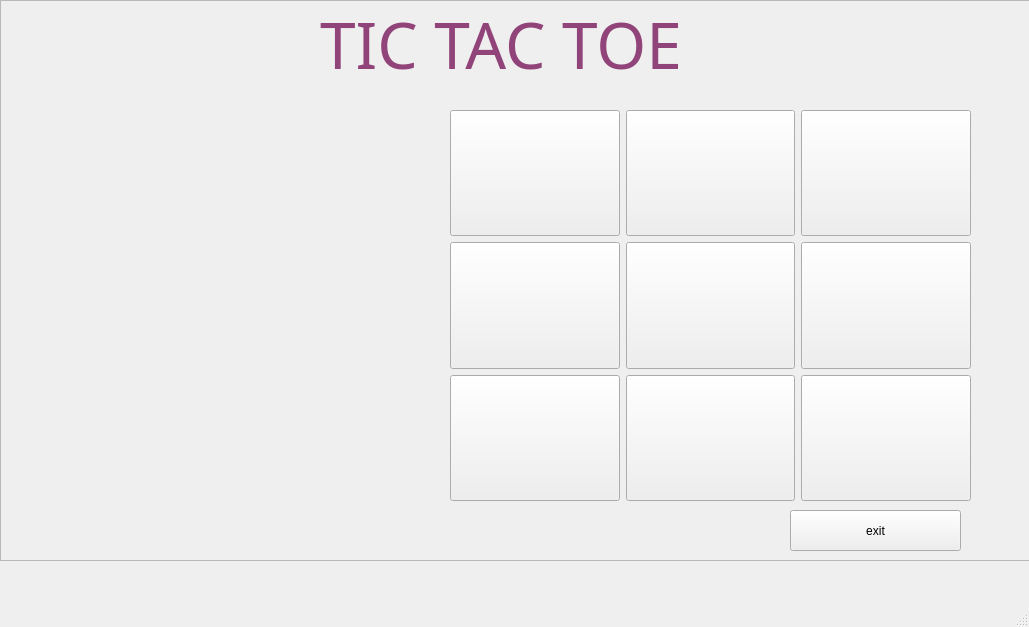
<?xml version="1.0" encoding="UTF-8"?>
<ui version="4.0">
 <class>vscomputer</class>
 <widget class="QMainWindow" name="vscomputer">
  <property name="geometry">
   <rect>
    <x>0</x>
    <y>0</y>
    <width>1029</width>
    <height>627</height>
   </rect>
  </property>
  <property name="windowTitle">
   <string>MainWindow</string>
  </property>
  <property name="styleSheet">
   <string notr="true"/>
  </property>
  <widget class="QWidget" name="centralwidget">
   <widget class="QFrame" name="frame">
    <property name="geometry">
     <rect>
      <x>0</x>
      <y>0</y>
      <width>1031</width>
      <height>561</height>
     </rect>
    </property>
    <property name="styleSheet">
     <string notr="true">#frame {
background-image:url(:/menu_back.jpg);}
</string>
    </property>
    <property name="frameShape">
     <enum>QFrame::StyledPanel</enum>
    </property>
    <property name="frameShadow">
     <enum>QFrame::Raised</enum>
    </property>
    <widget class="QWidget" name="gridLayoutWidget">
     <property name="geometry">
      <rect>
       <x>440</x>
       <y>100</y>
       <width>541</width>
       <height>411</height>
      </rect>
     </property>
     <layout class="QGridLayout" name="gridLayout" rowstretch="0,0,0">
      <property name="sizeConstraint">
       <enum>QLayout::SetMaximumSize</enum>
      </property>
      <property name="leftMargin">
       <number>10</number>
      </property>
      <property name="topMargin">
       <number>10</number>
      </property>
      <property name="rightMargin">
       <number>10</number>
      </property>
      <property name="bottomMargin">
       <number>10</number>
      </property>
      <item row="1" column="0">
       <widget class="QPushButton" name="button4">
        <property name="sizePolicy">
         <sizepolicy hsizetype="MinimumExpanding" vsizetype="MinimumExpanding">
          <horstretch>0</horstretch>
          <verstretch>0</verstretch>
         </sizepolicy>
        </property>
        <property name="styleSheet">
         <string notr="true">#button4
{ 
background-image:  url(&quot;:/rose.jpeg&quot;);
color : white;

}</string>
        </property>
        <property name="text">
         <string/>
        </property>
       </widget>
      </item>
      <item row="2" column="0">
       <widget class="QPushButton" name="button7">
        <property name="sizePolicy">
         <sizepolicy hsizetype="MinimumExpanding" vsizetype="MinimumExpanding">
          <horstretch>0</horstretch>
          <verstretch>0</verstretch>
         </sizepolicy>
        </property>
        <property name="styleSheet">
         <string notr="true">#button7
{ 
background-image:  url(&quot;:/rose.jpeg&quot;);
color : white;

}</string>
        </property>
        <property name="text">
         <string/>
        </property>
       </widget>
      </item>
      <item row="0" column="0">
       <widget class="QPushButton" name="button1">
        <property name="sizePolicy">
         <sizepolicy hsizetype="MinimumExpanding" vsizetype="MinimumExpanding">
          <horstretch>0</horstretch>
          <verstretch>0</verstretch>
         </sizepolicy>
        </property>
        <property name="styleSheet">
         <string notr="true">#button1
{ 
background-image:  url(&quot;:/rose.jpeg&quot;);
color : white;

}</string>
        </property>
        <property name="text">
         <string/>
        </property>
       </widget>
      </item>
      <item row="1" column="1">
       <widget class="QPushButton" name="button5">
        <property name="sizePolicy">
         <sizepolicy hsizetype="MinimumExpanding" vsizetype="MinimumExpanding">
          <horstretch>0</horstretch>
          <verstretch>0</verstretch>
         </sizepolicy>
        </property>
        <property name="styleSheet">
         <string notr="true">#button5
{ 
background-image:  url(&quot;:/rose.jpeg&quot;);
color : white;

}</string>
        </property>
        <property name="text">
         <string/>
        </property>
       </widget>
      </item>
      <item row="1" column="2">
       <widget class="QPushButton" name="button6">
        <property name="sizePolicy">
         <sizepolicy hsizetype="MinimumExpanding" vsizetype="MinimumExpanding">
          <horstretch>0</horstretch>
          <verstretch>0</verstretch>
         </sizepolicy>
        </property>
        <property name="styleSheet">
         <string notr="true">#button6
{ 
background-image:  url(&quot;:/rose.jpeg&quot;);
color : white;

}</string>
        </property>
        <property name="text">
         <string/>
        </property>
       </widget>
      </item>
      <item row="2" column="1">
       <widget class="QPushButton" name="button8">
        <property name="sizePolicy">
         <sizepolicy hsizetype="MinimumExpanding" vsizetype="MinimumExpanding">
          <horstretch>0</horstretch>
          <verstretch>0</verstretch>
         </sizepolicy>
        </property>
        <property name="styleSheet">
         <string notr="true">#button8
{ 
background-image:  url(&quot;:/rose.jpeg&quot;);
color : white;

}</string>
        </property>
        <property name="text">
         <string/>
        </property>
       </widget>
      </item>
      <item row="2" column="2">
       <widget class="QPushButton" name="button9">
        <property name="sizePolicy">
         <sizepolicy hsizetype="MinimumExpanding" vsizetype="MinimumExpanding">
          <horstretch>0</horstretch>
          <verstretch>0</verstretch>
         </sizepolicy>
        </property>
        <property name="styleSheet">
         <string notr="true">#button9
{ 
background-image:  url(&quot;:/rose.jpeg&quot;);
color : white;

}</string>
        </property>
        <property name="text">
         <string/>
        </property>
       </widget>
      </item>
      <item row="0" column="2">
       <widget class="QPushButton" name="button3">
        <property name="sizePolicy">
         <sizepolicy hsizetype="MinimumExpanding" vsizetype="MinimumExpanding">
          <horstretch>0</horstretch>
          <verstretch>0</verstretch>
         </sizepolicy>
        </property>
        <property name="styleSheet">
         <string notr="true">#button3
{ 
background-image:  url(&quot;:/rose.jpeg&quot;);
color : white;

}</string>
        </property>
        <property name="text">
         <string/>
        </property>
       </widget>
      </item>
      <item row="0" column="1">
       <widget class="QPushButton" name="button2">
        <property name="sizePolicy">
         <sizepolicy hsizetype="MinimumExpanding" vsizetype="MinimumExpanding">
          <horstretch>0</horstretch>
          <verstretch>0</verstretch>
         </sizepolicy>
        </property>
        <property name="styleSheet">
         <string notr="true">#button2
{ 
background-image:  url(&quot;:/rose.jpeg&quot;);
color : white;

}</string>
        </property>
        <property name="text">
         <string/>
        </property>
       </widget>
      </item>
     </layout>
    </widget>
    <widget class="QPushButton" name="pushButton">
     <property name="geometry">
      <rect>
       <x>790</x>
       <y>510</y>
       <width>171</width>
       <height>41</height>
      </rect>
     </property>
     <property name="styleSheet">
      <string notr="true">#pushButton {
background-color :qconicalgradient(cx:0, cy:0, angle:135, stop:0 rgba(221, 0, 255, 69), stop:0.363636 rgba(229, 169, 255, 130), stop:0.375 rgba(186, 0, 255, 69), stop:0.423533 rgba(233, 119, 255, 145), stop:0.45 rgba(255, 121, 250, 208), stop:0.477581 rgba(255, 71, 241, 130), stop:0.518717 rgba(250, 71, 255, 130), stop:0.55 rgba(255, 87, 214, 255), stop:0.57754 rgba(239, 0, 255, 130), stop:0.625 rgba(255, 86, 237, 69), stop:1 rgba(255, 255, 0, 69))}</string>
     </property>
     <property name="text">
      <string>exit</string>
     </property>
    </widget>
    <widget class="QLabel" name="label">
     <property name="geometry">
      <rect>
       <x>320</x>
       <y>0</y>
       <width>501</width>
       <height>81</height>
      </rect>
     </property>
     <property name="font">
      <font>
       <family>Viner Hand ITC</family>
       <pointsize>48</pointsize>
      </font>
     </property>
     <property name="styleSheet">
      <string notr="true">#label{

font-color : rgb(176, 0, 176)}</string>
     </property>
     <property name="text">
      <string>&lt;html&gt;&lt;head/&gt;&lt;body&gt;&lt;p&gt;&lt;span style=&quot; color:#914479;&quot;&gt;TIC TAC TOE &lt;/span&gt;&lt;/p&gt;&lt;/body&gt;&lt;/html&gt;</string>
     </property>
    </widget>
   </widget>
  </widget>
  <widget class="QMenuBar" name="menubar">
   <property name="geometry">
    <rect>
     <x>0</x>
     <y>0</y>
     <width>1029</width>
     <height>25</height>
    </rect>
   </property>
  </widget>
  <widget class="QStatusBar" name="statusbar"/>
 </widget>
 <tabstops>
  <tabstop>button1</tabstop>
  <tabstop>button2</tabstop>
  <tabstop>button3</tabstop>
  <tabstop>button4</tabstop>
  <tabstop>button5</tabstop>
  <tabstop>button6</tabstop>
  <tabstop>button7</tabstop>
  <tabstop>button8</tabstop>
  <tabstop>button9</tabstop>
 </tabstops>
 <resources/>
 <connections/>
</ui>
